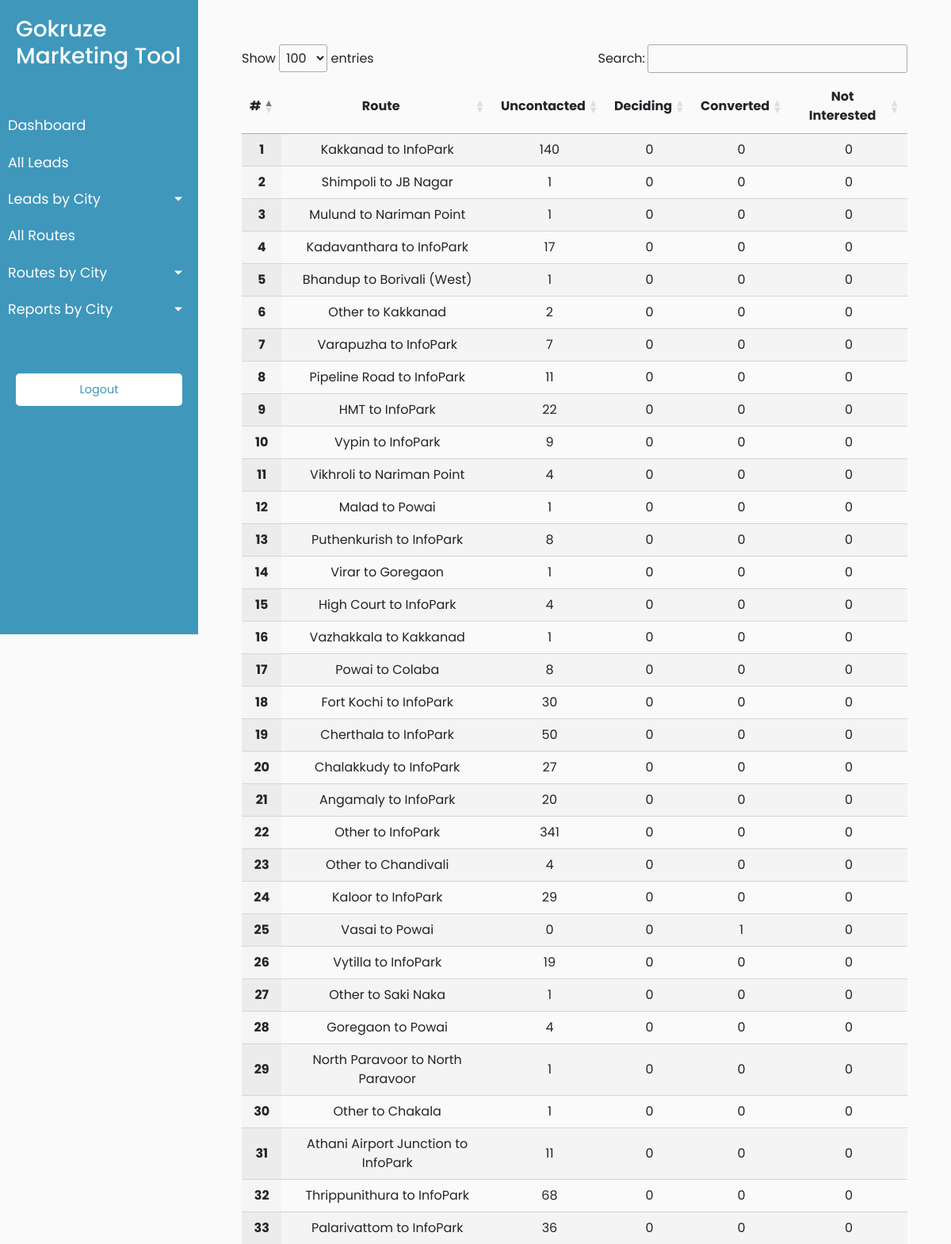
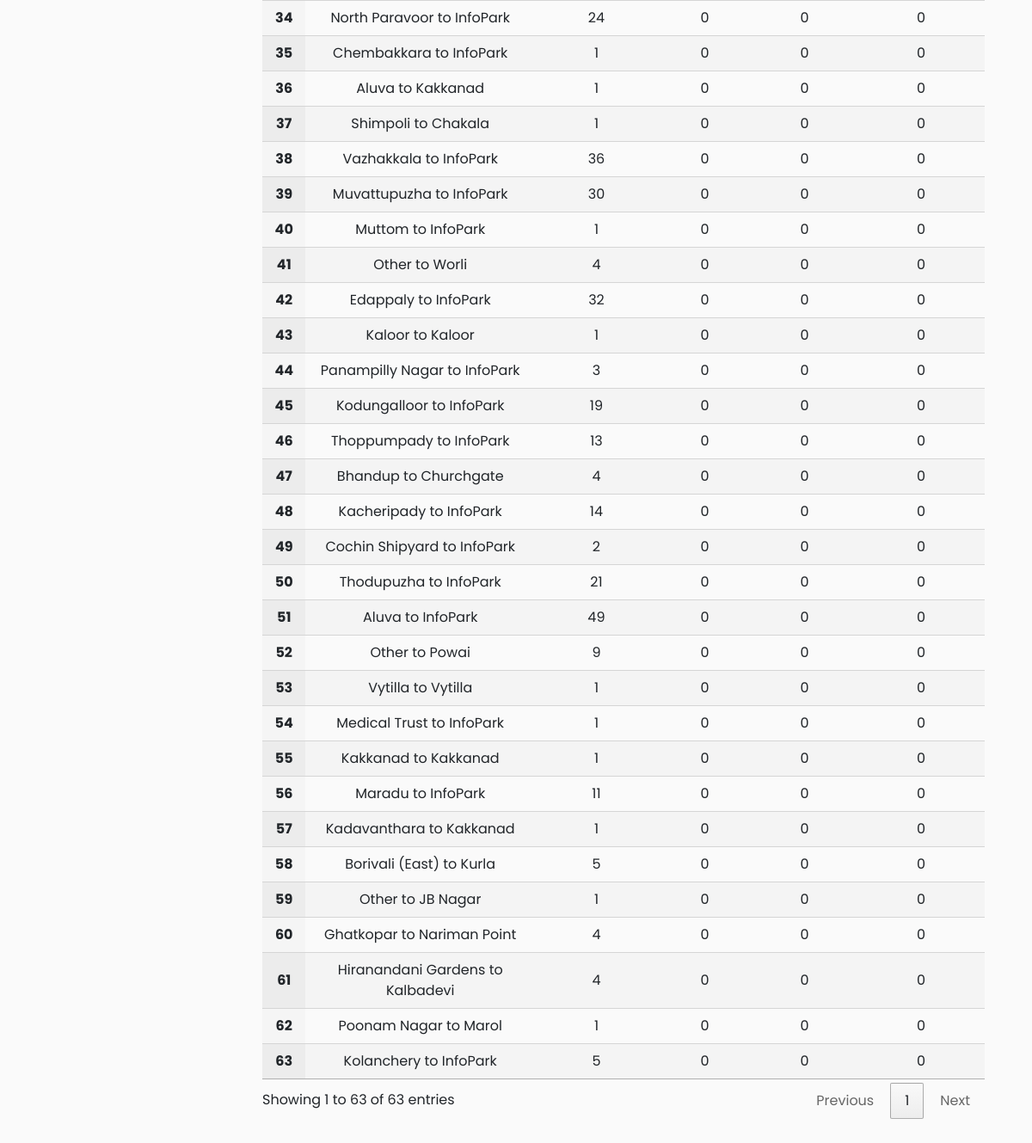
The app's page /routes (signed in) with its own data (2 pictures, top to bottom).
### leads/models.py (models this page shows, shortened)
class Leads(models.Model):
    LEAD_STATUS = (('Interested','Interested'),
                   ('Undecided','Undecided'),
                   ('Uncontacted','Uncontacted'),
                   ('Converted','Converted'))
    Created_at = models.DateTimeField(auto_now_add=True)
    Updated_at = models.DateTimeField(auto_now=True)
    City = models.CharField(max_length=264,blank=True)
    Name = models.CharField(max_length=264)
    Gender	=	models.CharField(max_length=264,blank=True)
    EmailId	=	models.CharField(max_length=264,blank=True)
    ContactNo	=	models.CharField(max_length=264,blank=True)
    LocationFrom	=	models.CharField(max_length=264,blank=True)
    LocationTo	=	models.CharField(max_length=264,blank=True)
    LoginTime	=	models.CharField(max_length=264,blank=True)
    LogoutTime	=	models.CharField(max_length=264,blank=True)
    CompanyName	=	models.CharField(max_length=264,blank=True)
    TravalToWork	=	models.CharField(max_length=264,blank=True)
    TravelToWorkOther	= models.CharField(max_length=264,blank=True)
    MonthlySpend	=	models.CharField(max_length=264,blank=True)
    HearAboutUs	=	models.CharField(max_length=264,blank=True)
    SubmittedOn	=	models.CharField(max_length=264,blank=True)
    Lead_Status = models.CharField(choices=LEAD_STATUS,max_length=264,default="Uncontacted")
    Remark = models.TextField(blank=True)
    LocationFromOther = models.CharField(max_length=264,blank=True)
    class Meta:
        verbose_name_plural = "Leads Collected"
        verbose_name = "Lead"

### leads/views.py (the view)
# urls.py: path("routes", views.routes, name="routes"),
@login_required
def routes(request):
    leads = Leads.objects.all()
    x = list(set(list(Leads.objects.values_list('LocationFrom', 'LocationTo'))))
    lead_Status_list = ["Uncontacted","Undecided","Converted","Interested"]
    routes = [ Total_Routes_Count(a,lead_status) for lead_status in lead_Status_list for a in x ]
    routes = [ Total_Routes_Count(a,lead_status) for a in x for lead_status in lead_Status_list ]
    final = [routes[i * 4:(i + 1) * 4] for i in range((len(routes) + 4 - 1) // 4 )]
    routes_dict = dict(zip(x, final))
    return render(request, 'routes_bus/route_list.html', { 'routes_dict': routes_dict, })

### leads/views.py (called while the page is built)
def Total_Routes_Count(a,lead_status):
    count = Leads.objects.filter(LocationFrom = a[0],LocationTo = a[1],Lead_Status=lead_status).count()
    return count

### templates/routes_bus/route_list.html (shortened to what this page needs)
{% extends 'base.html' %}
{% load staticfiles %}
{% block stylesheets %}
	<link rel="stylesheet" href="{% static 'assets/css/bootstrap.min.css' %}">
	<link rel="stylesheet" href="{% static 'css/style2.css' %}">
	<link rel="stylesheet" href="{% static 'assets/fonts/font-awesome-4.7.0/css/font-awesome.min.css' %}">
    <link rel="stylesheet" href="https://cdn.datatables.net/1.10.19/css/jquery.dataTables.min.css">
{% endblock stylesheets %}
{% block content %}
<div class="col-12 mb-3 mt-3">
	<table id="example" class="display" style="width:100%" >
		<thead>
			<tr>
				<th class="text-center" scope="col">#</th>
                <th class="text-center" scope="col">Route</th>
                <th class="text-center" scope="col">Uncontacted</th>
				<th class="text-center" scope="col">Deciding</th>
				<th class="text-center" scope="col">Converted</th>
				<th class="text-center" scope="col">Not Interested</th>
			</tr>
		</thead>
		<tbody>
			{% for key,value in routes_dict.items %}
			<tr>
				<th class="text-center" scope="row">{{ forloop.counter }}</th>
				<td class="text-center">{{ key.0 }} to {{ key.1 }}</td>
                <td class="text-center"><a href="{% url 'user_routes_details' location_from=key.0 location_to=key.1 lead_status="Uncontacted" %}">{{value.0}}</a></td>
                <td class="text-center"><a href="{% url 'user_routes_details' location_from=key.0 location_to=key.1 lead_status="Undecided" %}">{{value.1}}</a></td>
				<td class="text-center"><a href="{% url 'user_routes_details' location_from=key.0 location_to=key.1 lead_status="Converted" %}">{{value.2}}</a></td>
                <td class="text-center"><a href="{% url 'user_routes_details' location_from=key.0 location_to=key.1 lead_status="Interested" %}">{{value.3}}</a></td>
			</tr>
			{% endfor %}
		</tbody>
	</table>
</div>
{% endblock %}

### templates/base.html (shortened to what this page needs)
<!DOCTYPE html>
{% load staticfiles %}
<html>
<head>
{% block stylesheets %}
{% endblock stylesheets %}
</head>
<body>
	<div class="wrapper">
		{% include "_sidemenu.html" %}
		<div id="content">
			{% block content %}
			{% endblock %}
		</div>
	</div>
</body>
</html>

### templates/_sidemenu.html (shortened to what this page needs)
<nav class="slide-menu" id="sidebar" style = "background-color: #3f97bc">
	<div class="sidebar-header" style = "background-color: #3f97bc">
		<h3>Gokruze Marketing Tool</h3>
	</div>
	<ul class="list-unstyled components">
		<li>
			<a href="{% url 'home' %}">Dashboard</a>
		</li>
		<li>
			<a href="{% url 'leads' %}">All Leads</a>
		</li>
		<li>
			<a href="#routeSubmenu" data-toggle="collapse" aria-expanded="false" class="dropdown-toggle">Leads by City</a>
		</li>
		<li>
			<a href="{% url 'routes' %}">All Routes</a>
		</li>
		<li>
			<a href="#leadSubmenu" data-toggle="collapse" aria-expanded="false" class="dropdown-toggle">Routes by City</a>
		</li>
		<li>
			<a href="#reportSubmenu" data-toggle="collapse" aria-expanded="false" class="dropdown-toggle">Reports by City</a>
		</li>
	</ul>
	<ul class="list-unstyled CTAs">
		<li>
			<a href="{% url 'logout' %}" class="download">Logout</a>
		</li>
	</ul>
</nav>

### static/css/style2.css (style rules this page uses)
body { font-family: 'Poppins', sans-serif; background: #fafafa; }
a, a:hover, a:focus { color: inherit; text-decoration: none; transition: all 0.3s; }
.wrapper { display: flex; width: 100%; }
#sidebar { width: 250px; position: fixed; top: 0; left: 0; height: 100vh; z-index: 999; background: #3f97bc; color: #fff; transition: all 0.3s; }
#sidebar .sidebar-header { padding: 20px; background:#3f97bc; }
#sidebar ul.components { padding: 20px 0; border-bottom: 1px solid #3f97bc; }
#sidebar ul li a { padding: 10px; font-size: 1.1em; display: block; }
a[data-toggle="collapse"] { position: relative; }
.dropdown-toggle::after { display: block; position: absolute; top: 50%; right: 20px; transform: translateY(-50%); }
ul.CTAs { padding: 20px; }
ul.CTAs a { text-align: center; font-size: 0.9em !important; display: block; border-radius: 5px; margin-bottom: 5px; }
a.download { background: #fff; color: #3f97bc; }
#content { width: calc(100% - 250px); padding: 40px; min-height: 100vh; transition: all 0.3s; position: absolute; top: 0; right: 0; }

### records on screen
Leads: LocationFrom "Shimpoli", LocationTo "JB Nagar", value "1", value "0"
Leads: LocationFrom "Mulund", LocationTo "Nariman Point", value "1", value "0"
Leads: LocationFrom "Bhandup", LocationTo "Borivali (West)", value "1", value "0"
Leads: LocationFrom "Malad", LocationTo "Powai", value "1", value "0"
Leads: LocationFrom "Virar", LocationTo "Goregaon", value "1", value "0"
Leads: TravalToWork "Other", LocationTo "InfoPark", value "341", MonthlySpend "0", LocationFrom "Vazhakkala", value "36"
Leads: LocationFrom "Vasai", LocationTo "Powai", value "0", value "1"
Leads: LocationFrom "Aluva", LocationTo "Kakkanad", value "1", value "0"
Leads: LocationFrom "Shimpoli", LocationTo "Chakala", value "1", value "0"
Leads: LocationFrom "Kadavanthara", LocationTo "Kakkanad", value "1", value "0"
Leads: LocationFrom "Poonam Nagar", LocationTo "Marol", value "1", value "0"

### other values on screen
{{ key.0 }} "Kakkanad" "Kadavanthara" "Other" "Varapuzha" "Pipeline Road" "HMT" "Vypin" "Vikhroli" "Puthenkurish" "High Court" "Vazhakkala" "Powai" "Fort Kochi" "Cherthala" "Chalakkudy" "Angamaly" "Other" "Kaloor" "Vytilla" "Other" "Goregaon" "North Paravoor" "Other" "Athani Airport Junction" "Thrippunithura" "Palarivattom" "North Paravoor" "Chembakkara" "Muvattupuzha" "Muttom" "Other" "Edappaly" "Kaloor" "Panampilly Nagar" "Kodungalloor" "Thoppumpady" "Bhandup" "Kacheripady" "Cochin Shipyard" "Thodupuzha" "Aluva" "Other" "Vytilla" "Medical Trust" "Kakkanad" "Maradu" "Borivali (East)" "Other" "Ghatkopar" "Hiranandani Gardens" "Kolanchery"
{{ key.1 }} "InfoPark" "InfoPark" "Kakkanad" "InfoPark" "InfoPark" "InfoPark" "InfoPark" "Nariman Point" "InfoPark" "InfoPark" "Kakkanad" "Colaba" "InfoPark" "InfoPark" "InfoPark" "InfoPark" "Chandivali" "InfoPark" "InfoPark" "Saki Naka" "Powai" "North Paravoor" "Chakala" "InfoPark" "InfoPark" "InfoPark" "InfoPark" "InfoPark" "InfoPark" "InfoPark" "Worli" "InfoPark" "Kaloor" "InfoPark" "InfoPark" "InfoPark" "Churchgate" "InfoPark" "InfoPark" "InfoPark" "InfoPark" "Powai" "Vytilla" "InfoPark" "Kakkanad" "InfoPark" "Kurla" "JB Nagar" "Nariman Point" "Kalbadevi" "InfoPark"
{{ value.0 }} "140" "17" "2" "7" "11" "22" "9" "4" "8" "4" "1" "8" "30" "50" "27" "20" "4" "29" "19" "1" "4" "1" "1" "11" "68" "36" "24" "1" "30" "1" "4" "32" "1" "3" "19" "13" "4" "14" "2" "21" "49" "9" "1" "1" "1" "11" "5" "1" "4" "4" "5"
{{ value.1 }} "0" "0" "0" "0" "0" "0" "0" "0" "0" "0" "0" "0" "0" "0" "0" "0" "0" "0" "0" "0" "0" "0" "0" "0" "0" "0" "0" "0" "0" "0" "0" "0" "0" "0" "0" "0" "0" "0" "0" "0" "0" "0" "0" "0" "0" "0" "0" "0" "0" "0" "0"
{{ value.2 }} "0" "0" "0" "0" "0" "0" "0" "0" "0" "0" "0" "0" "0" "0" "0" "0" "0" "0" "0" "0" "0" "0" "0" "0" "0" "0" "0" "0" "0" "0" "0" "0" "0" "0" "0" "0" "0" "0" "0" "0" "0" "0" "0" "0" "0" "0" "0" "0" "0" "0" "0"
{{ value.3 }} "0" "0" "0" "0" "0" "0" "0" "0" "0" "0" "0" "0" "0" "0" "0" "0" "0" "0" "0" "0" "0" "0" "0" "0" "0" "0" "0" "0" "0" "0" "0" "0" "0" "0" "0" "0" "0" "0" "0" "0" "0" "0" "0" "0" "0" "0" "0" "0" "0" "0" "0"
